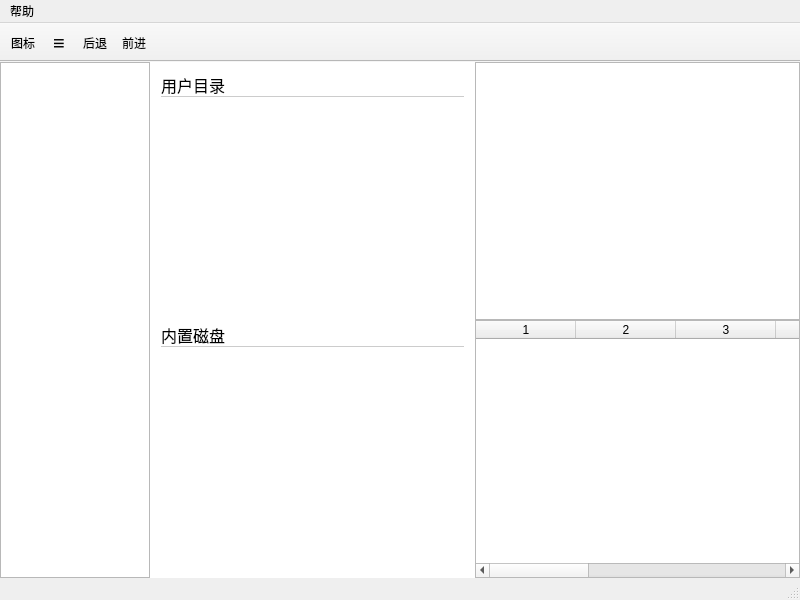
<?xml version="1.0" encoding="UTF-8"?>
<ui version="4.0">
 <class>MainWindow</class>
 <widget class="QMainWindow" name="MainWindow">
  <property name="geometry">
   <rect>
    <x>0</x>
    <y>0</y>
    <width>800</width>
    <height>600</height>
   </rect>
  </property>
  <property name="windowTitle">
   <string>海天鹰文件管理器</string>
  </property>
  <property name="windowIcon">
   <iconset resource="files.qrc">
    <normaloff>:/icon.png</normaloff>:/icon.png</iconset>
  </property>
  <property name="autoFillBackground">
   <bool>true</bool>
  </property>
  <widget class="QWidget" name="centralWidget">
   <layout class="QVBoxLayout" name="verticalLayout_2">
    <property name="spacing">
     <number>0</number>
    </property>
    <property name="leftMargin">
     <number>0</number>
    </property>
    <property name="topMargin">
     <number>0</number>
    </property>
    <property name="rightMargin">
     <number>0</number>
    </property>
    <property name="bottomMargin">
     <number>0</number>
    </property>
    <item>
     <layout class="QHBoxLayout" name="horizontalLayout" stretch="0,0,0">
      <property name="spacing">
       <number>0</number>
      </property>
      <item>
       <widget class="QListWidget" name="listWidgetNav">
        <property name="sizePolicy">
         <sizepolicy hsizetype="Fixed" vsizetype="Expanding">
          <horstretch>0</horstretch>
          <verstretch>0</verstretch>
         </sizepolicy>
        </property>
        <property name="minimumSize">
         <size>
          <width>150</width>
          <height>0</height>
         </size>
        </property>
        <property name="maximumSize">
         <size>
          <width>150</width>
          <height>16777215</height>
         </size>
        </property>
        <property name="autoFillBackground">
         <bool>true</bool>
        </property>
        <property name="editTriggers">
         <set>QAbstractItemView::NoEditTriggers</set>
        </property>
       </widget>
      </item>
      <item>
       <widget class="QWidget" name="computerWidget" native="true">
        <property name="styleSheet">
         <string notr="true">background-color: rgb(255, 255, 255);</string>
        </property>
        <layout class="QVBoxLayout" name="verticalLayout_3">
         <item>
          <widget class="QLabel" name="label_userdir">
           <property name="font">
            <font>
             <pointsize>12</pointsize>
            </font>
           </property>
           <property name="styleSheet">
            <string notr="true">border-bottom:1px solid #cccccc;</string>
           </property>
           <property name="text">
            <string>用户目录</string>
           </property>
          </widget>
         </item>
         <item>
          <widget class="QListWidget" name="listWidget_userdir">
           <property name="styleSheet">
            <string notr="true">border:none;</string>
           </property>
           <property name="iconSize">
            <size>
             <width>70</width>
             <height>70</height>
            </size>
           </property>
           <property name="movement">
            <enum>QListView::Static</enum>
           </property>
           <property name="resizeMode">
            <enum>QListView::Adjust</enum>
           </property>
           <property name="spacing">
            <number>50</number>
           </property>
           <property name="gridSize">
            <size>
             <width>120</width>
             <height>100</height>
            </size>
           </property>
           <property name="viewMode">
            <enum>QListView::IconMode</enum>
           </property>
          </widget>
         </item>
         <item>
          <widget class="QLabel" name="label_partition">
           <property name="font">
            <font>
             <pointsize>12</pointsize>
            </font>
           </property>
           <property name="styleSheet">
            <string notr="true">border-bottom:1px solid #cccccc;</string>
           </property>
           <property name="text">
            <string>内置磁盘</string>
           </property>
          </widget>
         </item>
         <item>
          <widget class="QListWidget" name="listWidget_partition">
           <property name="styleSheet">
            <string notr="true">border:none;</string>
           </property>
           <property name="iconSize">
            <size>
             <width>70</width>
             <height>70</height>
            </size>
           </property>
           <property name="movement">
            <enum>QListView::Static</enum>
           </property>
           <property name="resizeMode">
            <enum>QListView::Adjust</enum>
           </property>
           <property name="spacing">
            <number>50</number>
           </property>
           <property name="gridSize">
            <size>
             <width>130</width>
             <height>120</height>
            </size>
           </property>
           <property name="viewMode">
            <enum>QListView::IconMode</enum>
           </property>
          </widget>
         </item>
        </layout>
       </widget>
      </item>
      <item>
       <layout class="QVBoxLayout" name="verticalLayout">
        <property name="spacing">
         <number>0</number>
        </property>
        <item>
         <widget class="QListWidget" name="listWidget">
          <property name="contextMenuPolicy">
           <enum>Qt::CustomContextMenu</enum>
          </property>
          <property name="autoFillBackground">
           <bool>true</bool>
          </property>
          <property name="selectionMode">
           <enum>QAbstractItemView::ExtendedSelection</enum>
          </property>
          <property name="iconSize">
           <size>
            <width>50</width>
            <height>50</height>
           </size>
          </property>
          <property name="resizeMode">
           <enum>QListView::Adjust</enum>
          </property>
          <property name="gridSize">
           <size>
            <width>100</width>
            <height>100</height>
           </size>
          </property>
          <property name="viewMode">
           <enum>QListView::IconMode</enum>
          </property>
         </widget>
        </item>
        <item>
         <widget class="QTableWidget" name="tableWidget">
          <property name="contextMenuPolicy">
           <enum>Qt::CustomContextMenu</enum>
          </property>
          <property name="autoFillBackground">
           <bool>true</bool>
          </property>
          <property name="editTriggers">
           <set>QAbstractItemView::NoEditTriggers</set>
          </property>
          <property name="selectionMode">
           <enum>QAbstractItemView::ExtendedSelection</enum>
          </property>
          <property name="selectionBehavior">
           <enum>QAbstractItemView::SelectRows</enum>
          </property>
          <property name="showGrid">
           <bool>false</bool>
          </property>
          <property name="sortingEnabled">
           <bool>true</bool>
          </property>
          <property name="columnCount">
           <number>9</number>
          </property>
          <attribute name="verticalHeaderVisible">
           <bool>false</bool>
          </attribute>
          <column/>
          <column/>
          <column/>
          <column/>
          <column/>
          <column/>
          <column/>
          <column/>
          <column/>
         </widget>
        </item>
       </layout>
      </item>
     </layout>
    </item>
   </layout>
  </widget>
  <widget class="QMenuBar" name="menuBar">
   <property name="geometry">
    <rect>
     <x>0</x>
     <y>0</y>
     <width>800</width>
     <height>23</height>
    </rect>
   </property>
   <widget class="QMenu" name="menu">
    <property name="title">
     <string>帮助</string>
    </property>
    <addaction name="action_changelog"/>
    <addaction name="action_about"/>
   </widget>
   <addaction name="menu"/>
  </widget>
  <widget class="QToolBar" name="mainToolBar">
   <property name="movable">
    <bool>false</bool>
   </property>
   <attribute name="toolBarArea">
    <enum>TopToolBarArea</enum>
   </attribute>
   <attribute name="toolBarBreak">
    <bool>false</bool>
   </attribute>
   <addaction name="action_icon"/>
   <addaction name="action_list"/>
   <addaction name="action_back"/>
   <addaction name="action_forward"/>
  </widget>
  <widget class="QStatusBar" name="statusBar"/>
  <action name="action_about">
   <property name="icon">
    <iconset theme="help-about"/>
   </property>
   <property name="text">
    <string>关于</string>
   </property>
  </action>
  <action name="action_back">
   <property name="icon">
    <iconset theme="go-previous"/>
   </property>
   <property name="text">
    <string>后退</string>
   </property>
   <property name="toolTip">
    <string>后退</string>
   </property>
  </action>
  <action name="action_forward">
   <property name="icon">
    <iconset theme="go-next"/>
   </property>
   <property name="text">
    <string>前进</string>
   </property>
   <property name="toolTip">
    <string>前进</string>
   </property>
  </action>
  <action name="action_icon">
   <property name="checkable">
    <bool>true</bool>
   </property>
   <property name="text">
    <string>图标</string>
   </property>
   <property name="toolTip">
    <string>图标</string>
   </property>
  </action>
  <action name="action_list">
   <property name="checkable">
    <bool>true</bool>
   </property>
   <property name="text">
    <string>≡</string>
   </property>
   <property name="toolTip">
    <string>列表</string>
   </property>
   <property name="font">
    <font>
     <pointsize>15</pointsize>
    </font>
   </property>
  </action>
  <action name="action_changelog">
   <property name="icon">
    <iconset theme="help-faq"/>
   </property>
   <property name="text">
    <string>更新日志</string>
   </property>
  </action>
 </widget>
 <layoutdefault spacing="6" margin="11"/>
 <resources>
  <include location="files.qrc"/>
 </resources>
 <connections/>
</ui>
